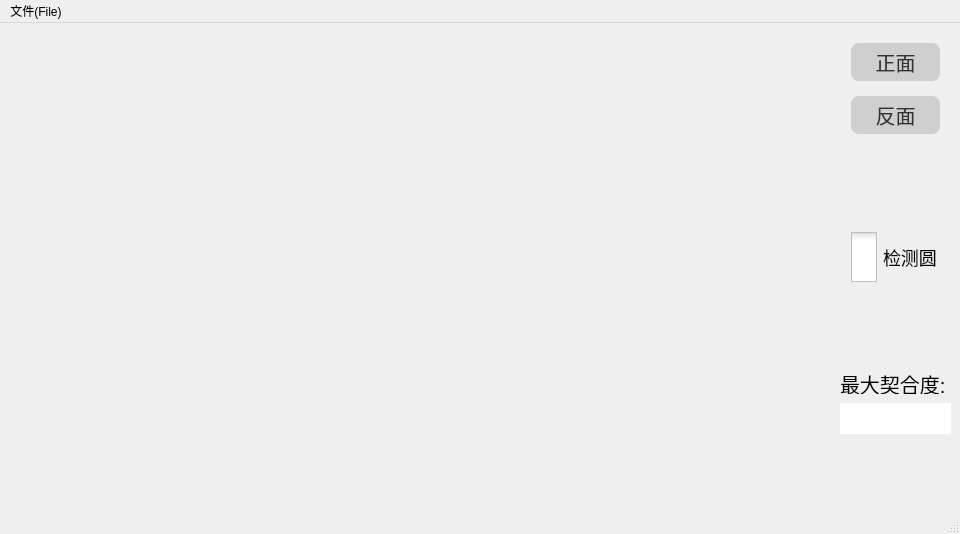
<?xml version="1.0" encoding="UTF-8"?>
<ui version="4.0">
 <class>MainWindowClass</class>
 <widget class="QMainWindow" name="MainWindowClass">
  <property name="geometry">
   <rect>
    <x>0</x>
    <y>0</y>
    <width>960</width>
    <height>534</height>
   </rect>
  </property>
  <property name="minimumSize">
   <size>
    <width>960</width>
    <height>534</height>
   </size>
  </property>
  <property name="font">
   <font>
    <family>Microsoft YaHei UI</family>
   </font>
  </property>
  <property name="windowTitle">
   <string>图形识别</string>
  </property>
  <property name="toolButtonStyle">
   <enum>Qt::ToolButtonTextOnly</enum>
  </property>
  <widget class="QWidget" name="centralWidget">
   <widget class="QScrollArea" name="scrollArea">
    <property name="geometry">
     <rect>
      <x>0</x>
      <y>0</y>
      <width>840</width>
      <height>480</height>
     </rect>
    </property>
    <property name="styleSheet">
     <string notr="true">QScrollBar:vertical {
background: #E6E6E6;
width: 14px;
margin: 0px;
border-radius: 7px;
}
QScrollBar::handle:vertical {
background: #cfcfcf;
min-height: 14px;
border-radius: 7px;
}
QScrollBar::handle:pressed{
background:#a0a0a0;
}
QScrollBar::add-line:vertical {
background: #E6E6E6;
height: 0px;
border-radius: 7px;
}
QScrollBar::sub-line:vertical {
background: #E6E6E6;
height: 0px;
border-radius: 7px;
}
QScrollBar:horizontal{
background: #E6E6E6;
height: 14px;
margin: 0px;
border-radius: 7px;
}
QScrollBar::handle:horizontal{
background: #cfcfcf;
min-width: 14px;
border-radius: 7px;
}
QScrollBar::handle:pressed{
background:#a0a0a0;
}
QScrollBar::add-line:horizontal{
background: #E6E6E6;
width: 0px;
border-radius: 7px;
}
QScrollBar::sub-line:horizontal{
background: #E6E6E6;
width: 0px;
border-radius: 7px;
}</string>
    </property>
    <property name="frameShape">
     <enum>QFrame::NoFrame</enum>
    </property>
    <property name="lineWidth">
     <number>0</number>
    </property>
    <property name="widgetResizable">
     <bool>true</bool>
    </property>
    <widget class="QWidget" name="scrollAreaWidgetContents">
     <property name="geometry">
      <rect>
       <x>0</x>
       <y>0</y>
       <width>840</width>
       <height>480</height>
      </rect>
     </property>
     <widget class="QLabel" name="label">
      <property name="geometry">
       <rect>
        <x>0</x>
        <y>0</y>
        <width>171</width>
        <height>61</height>
       </rect>
      </property>
      <property name="text">
       <string/>
      </property>
     </widget>
    </widget>
   </widget>
   <widget class="QWidget" name="verticalLayoutWidget">
    <property name="geometry">
     <rect>
      <x>840</x>
      <y>0</y>
      <width>111</width>
      <height>131</height>
     </rect>
    </property>
    <layout class="QVBoxLayout" name="verticalLayout">
     <item>
      <widget class="QPushButton" name="positiveButton">
       <property name="font">
        <font>
         <family>Microsoft YaHei UI</family>
         <pointsize>-1</pointsize>
        </font>
       </property>
       <property name="styleSheet">
        <string notr="true">QPushButton{
  padding: 4px 12px;
  margin-bottom: 0;
  font-size: 20px;
  font-family:Microsoft YaHei UI;
  line-height: 20px;
  color: #333333;
  text-align: center;
  vertical-align: middle;
  background-color: #cfcfcf;
  background-repeat: repeat-x;
  border-color: #cfcfcf;
  border-bottom-color:#cfcfcf;
  border-radius: 8px;
border-style:inset;
}
QPushButton:hover{
background-color: #a0a0a0;
}
QPushButton:pressed{
  background-color: #888888;
border-style:outset;
}</string>
       </property>
       <property name="text">
        <string>正面</string>
       </property>
      </widget>
     </item>
     <item>
      <widget class="QPushButton" name="negativeButton">
       <property name="font">
        <font>
         <family>Microsoft YaHei UI</family>
         <pointsize>-1</pointsize>
        </font>
       </property>
       <property name="styleSheet">
        <string notr="true">QPushButton{
  padding: 4px 12px;
  margin-bottom: 0;
  font-size: 20px;
  font-family:Microsoft YaHei UI;
  line-height: 20px;
  color: #333333;
  text-align: center;
  vertical-align: middle;
  background-color: #cfcfcf;
  background-repeat: repeat-x;
  border-color: #cfcfcf;
  border-bottom-color:#cfcfcf;
  border-radius: 8px;
border-style:inset;
}
QPushButton:hover{
background-color: #a0a0a0;
}
QPushButton:pressed{
  background-color: #888888;
border-style:outset;
}</string>
       </property>
       <property name="text">
        <string>反面</string>
       </property>
      </widget>
     </item>
    </layout>
   </widget>
   <widget class="QWidget" name="verticalLayoutWidget_2">
    <property name="geometry">
     <rect>
      <x>840</x>
      <y>180</y>
      <width>112</width>
      <height>108</height>
     </rect>
    </property>
    <layout class="QVBoxLayout" name="verticalLayout_2">
     <item>
      <widget class="QCheckBox" name="checkBox1">
       <property name="font">
        <font>
         <family>Microsoft YaHei UI</family>
         <pointsize>-1</pointsize>
        </font>
       </property>
       <property name="styleSheet">
        <string notr="true">QCheckBox{
	font-size:18px;
font-family:Microsoft YaHei UI;
}
QCheckBox::indicator { 
    width: 26px;
    height: 50px;
}
QCheckBox::indicator::unchecked {   
    image: url(images/unchecked.png);
}
QCheckBox::indicator::checked { 
    image: url(images/checked.png);
}</string>
       </property>
       <property name="text">
        <string>检测圆</string>
       </property>
      </widget>
     </item>
    </layout>
   </widget>
   <widget class="QLabel" name="label_2">
    <property name="geometry">
     <rect>
      <x>840</x>
      <y>350</y>
      <width>111</width>
      <height>21</height>
     </rect>
    </property>
    <property name="font">
     <font>
      <pointsize>15</pointsize>
     </font>
    </property>
    <property name="text">
     <string>最大契合度:</string>
    </property>
   </widget>
   <widget class="QLabel" name="label_3">
    <property name="geometry">
     <rect>
      <x>840</x>
      <y>380</y>
      <width>111</width>
      <height>31</height>
     </rect>
    </property>
    <property name="font">
     <font>
      <family>Consolas</family>
      <pointsize>12</pointsize>
     </font>
    </property>
    <property name="styleSheet">
     <string notr="true">QLabel{
background:#fff;
}</string>
    </property>
    <property name="text">
     <string/>
    </property>
   </widget>
  </widget>
  <widget class="QMenuBar" name="menuBar">
   <property name="geometry">
    <rect>
     <x>0</x>
     <y>0</y>
     <width>960</width>
     <height>23</height>
    </rect>
   </property>
   <property name="autoFillBackground">
    <bool>false</bool>
   </property>
   <widget class="QMenu" name="menu">
    <property name="title">
     <string>文件(File)</string>
    </property>
    <addaction name="openAction"/>
    <addaction name="saveAction"/>
    <addaction name="closeAction"/>
   </widget>
   <addaction name="menu"/>
  </widget>
  <widget class="QStatusBar" name="statusBar"/>
  <action name="openAction">
   <property name="text">
    <string>打开(open)</string>
   </property>
   <property name="font">
    <font>
     <family>Microsoft YaHei UI</family>
    </font>
   </property>
  </action>
  <action name="saveAction">
   <property name="text">
    <string>保存(save)</string>
   </property>
   <property name="font">
    <font>
     <family>Microsoft YaHei UI</family>
    </font>
   </property>
  </action>
  <action name="closeAction">
   <property name="text">
    <string>关闭(close)</string>
   </property>
  </action>
 </widget>
 <layoutdefault spacing="6" margin="11"/>
 <resources>
  <include location="MainWindow.qrc"/>
 </resources>
 <connections/>
 <slots>
  <slot>openImage()</slot>
  <slot>saveImage()</slot>
 </slots>
</ui>
